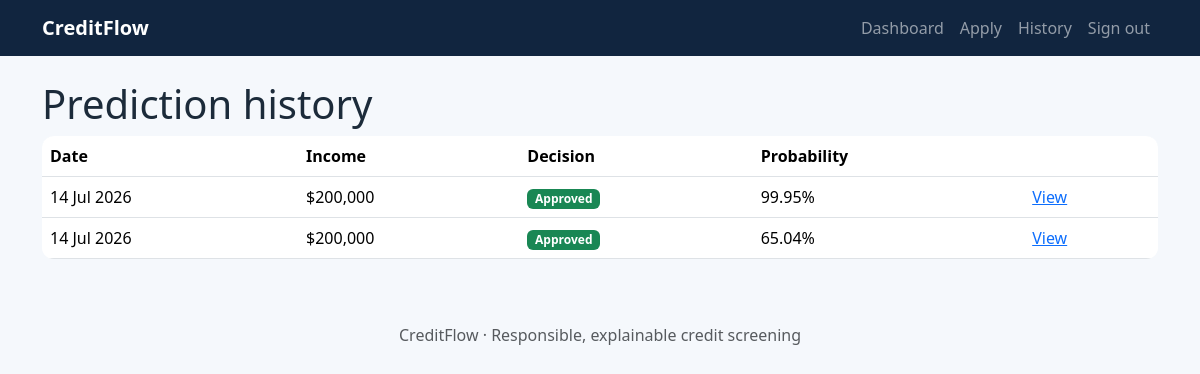
The app's page /history (signed in) with its own data.
### services/database.py (models this page shows)
class CreditApplication(db.Model):
    __tablename__ = "credit_applications"
    id = db.Column(db.Integer, primary_key=True)
    user_id = db.Column(db.Integer, db.ForeignKey("users.id"), nullable=False, index=True)
    submitted_at = db.Column(db.DateTime, default=datetime.utcnow, nullable=False)
    age = db.Column(db.Integer, nullable=False); gender = db.Column(db.String(30), nullable=False)
    annual_income = db.Column(db.Float, nullable=False); employment_type = db.Column(db.String(40), nullable=False)
    employment_duration = db.Column(db.Float, nullable=False); education = db.Column(db.String(40), nullable=False)
    marital_status = db.Column(db.String(40), nullable=False); existing_loan_amount = db.Column(db.Float, nullable=False)
    credit_inquiries = db.Column(db.Integer, nullable=False); credit_history = db.Column(db.Float, nullable=False)
    monthly_income = db.Column(db.Float, nullable=False); outstanding_debt = db.Column(db.Float, nullable=False)
    payment_history = db.Column(db.Float, nullable=False); housing_type = db.Column(db.String(40), nullable=False)
    occupation = db.Column(db.String(60), nullable=False)
    user = db.relationship("User", back_populates="applications")
    prediction = db.relationship("PredictionHistory", back_populates="application", uselist=False, cascade="all, delete-orphan")

class PredictionHistory(db.Model):
    __tablename__ = "prediction_history"
    id = db.Column(db.Integer, primary_key=True)
    application_id = db.Column(db.Integer, db.ForeignKey("credit_applications.id"), unique=True, nullable=False)
    decision = db.Column(db.String(20), nullable=False)
    probability = db.Column(db.Float, nullable=False)
    confidence = db.Column(db.Float, nullable=False)
    risk_level = db.Column(db.String(20), nullable=False)
    key_features = db.Column(db.Text, nullable=False)
    model_name = db.Column(db.String(100), nullable=False)
    created_at = db.Column(db.DateTime, default=datetime.utcnow, nullable=False)
    application = db.relationship("CreditApplication", back_populates="prediction")

### routes/application.py (the view)
@application_bp.route("/history")
@login_required
def history(): return render_template("history.html",apps=CreditApplication.query.filter_by(user_id=current_user.id).order_by(CreditApplication.submitted_at.desc()).all())

### app.py (called while the page is built)
def create_app(config_class=Config):
    app = Flask(__name__)
    app.config.from_object(config_class)
    app.config["SQLALCHEMY_DATABASE_URI"] = str(app.config["SQLALCHEMY_DATABASE_URI"])
    db.init_app(app)
    login_manager.init_app(app)
    from routes.auth import auth_bp
    from routes.main import main_bp
    from routes.application import application_bp
    from routes.admin import admin_bp
    app.register_blueprint(main_bp)
    app.register_blueprint(auth_bp)
    app.register_blueprint(application_bp)
    app.register_blueprint(admin_bp)
    @login_manager.user_loader
    def load_user(user_id):
        from services.database import User
        return db.session.get(User, int(user_id))
    with app.app_context():
        from services.database import seed_admin
        db.create_all()
        seed_admin()
    return app

### templates/history.html
{% extends 'base.html' %}{% block content %}<h1>Prediction history</h1>{% include 'table.html' %}{% endblock %}

### templates/table.html
<div class="table-responsive"><table class="table table-hover bg-white"><thead><tr><th>Date</th><th>Income</th><th>Decision</th><th>Probability</th><th></th></tr></thead><tbody>{% for a in apps %}<tr><td>{{a.submitted_at.strftime('%d %b %Y')}}</td><td>${{ '{:,.0f}'.format(a.annual_income) }}</td><td><span class="badge text-bg-{{'success' if a.prediction.decision=='Approved' else 'danger'}}">{{a.prediction.decision}}</span></td><td>{{a.prediction.probability}}%</td><td><a href="/result/{{a.id}}">View</a></td></tr>{% else %}<tr><td colspan="5" class="text-center text-muted py-4">No applications yet.</td></tr>{% endfor %}</tbody></table></div>

### static/css/style.css (style rules this page uses)
:root { --navy:#11253f;--blue:#1674d1;--paper:#f5f8fc }
body { background:var(--paper);color:#1c2b3a }
.table { border-radius:12px;overflow:hidden }
.table thead { background:#eaf1f8 }

### records on screen
CreditApplication: submitted_at "14 Jul 2026", annual_income "200,000", prediction.decision "Approved", prediction.probability "99.95"
CreditApplication: submitted_at "14 Jul 2026", annual_income "200,000", prediction.decision "Approved", prediction.probability "65.04"
